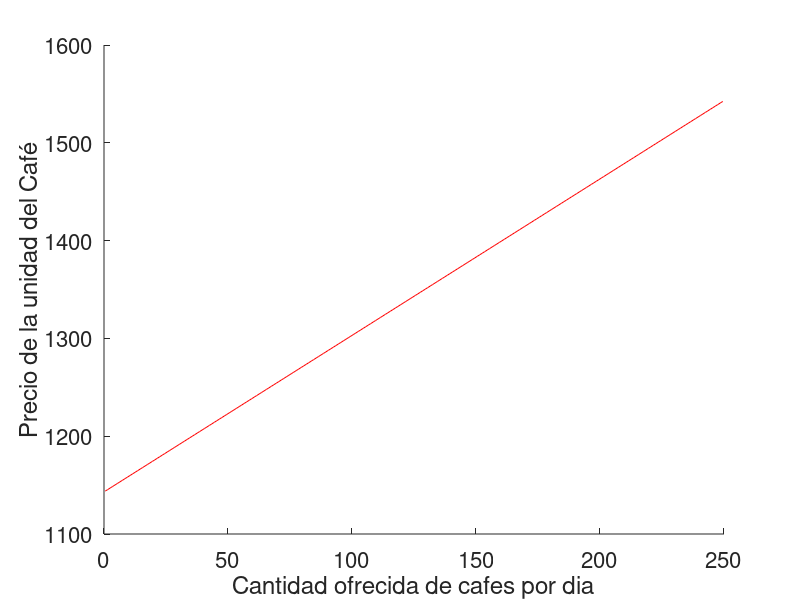

Source code (MATLAB):
function ofertaEconomia


  #Por Día
  Q=0:1:250;
  QM=0.5:1:249.5
  CF=600000*(1/24)+13306.01*(1/24)+30010.19*(1/24)+83000/24+42000/24+500000/24+2*1000000/24+700000/24+1000000/24+83333*(1/24);
  CV=31000*15*10^(-3)+7549.08*(50/3600)+300+122.77+300.83*500*10^(-3);
  IM=2400*ones(1,length(Q));

  #Por Mes
  #Q=0:1:4500;
  #QM=0.5:1:4499.5;
  #CF=600000+13306.01+30010.19+83000+42000+500000+2*1000000+700000+1000000+83333;
  #CV=(2108000+226472.4+4512.45+552465);
  #IM=10.8*10^6*ones(1,length(Q));

  CT=CF*ones(1,length(Q))+(CV+0.0007*CV*Q).*Q;
  CTMe=CT./Q;
  CVMe=CV./Q;
  for i=1:length(Q)-1
    CM(i)=CT(i+1)-CT(i);
  endfor

  hold on
  plot(QM,CM,'r');
  #plot(Q,CVMe,'b');
  #plot(Q,CTMe,'g');
  #plot(Q,IM,'y');
  hold off



xlabel("Cantidad ofrecida de cafes por dia");
ylabel("Precio de la unidad del Café");
% Obtener el handle del objeto de texto del xlabel
xlabel_handle = get(gca, 'xlabel');

% Establecer el nuevo tamaño de fuente para xlabel
set(xlabel_handle, 'FontSize', 18); % Cambia al tamaño que desees

% Obtener el handle del objeto de texto del ylabel
ylabel_handle = get(gca, 'ylabel');

% Establecer el nuevo tamaño de fuente para ylabel
set(ylabel_handle, 'FontSize', 18); % Cambia al tamaño que desees

% Obtener el handle de los ejes actuales
axes_handle = gca;

% Establecer el nuevo tamaño de fuente para las etiquetas de los ejes (los números)
set(axes_handle, 'FontSize', 16); % Cambia al tamaño que desees
endfunction
